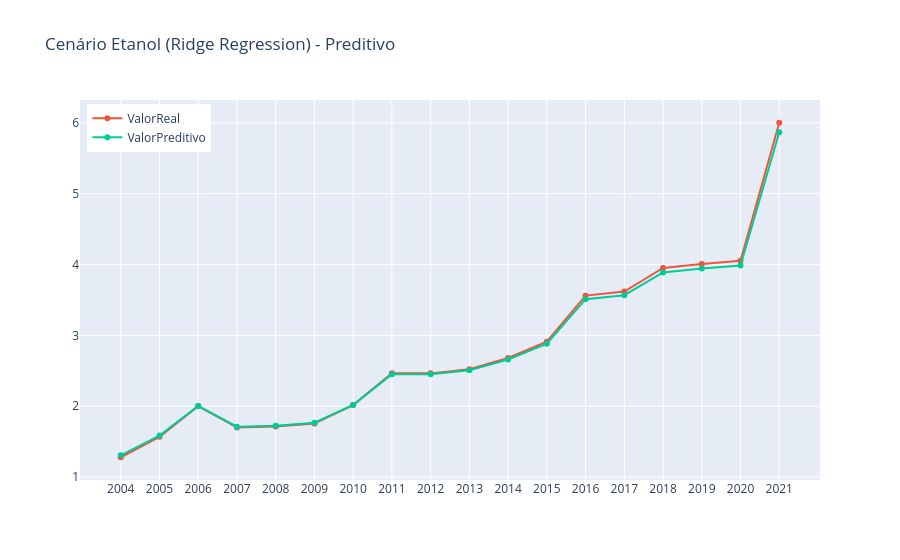

The notebook cell this image was saved under:
### Code cell
interactive_plot(mc_predicao, "Cenário Etanol (Ridge Regression) - Preditivo")

### Figure 1 — Plotly figure (JSON) as saved in the notebook; plotly's stock layout.template omitted (floating-point values rounded to 4 significant figures)
{"data": [{"hovertemplate": "<extra></extra>", "legendgroup": "", "line": {"color": "#636efa", "dash": "solid"}, "marker": {"symbol": "circle"}, "mode": "lines", "name": "", "orientation": "v", "showlegend": false, "type": "scatter", "xaxis": "x", "yaxis": "y"}, {"name": "ValorReal", "type": "scatter", "x": ["2004", "2005", "2006", "2007", "2008", "2009", "2010", "2011", "2012", "2013", "2014", "2015", "2016", "2017", "2018", "2019", "2020", "2021"], "y": [1.28, 1.569, 2.002, 1.699, 1.713, 1.756, 2.016, 2.464, 2.464, 2.521, 2.68, 2.911, 3.561, 3.618, 3.95, 4.008, 4.051, 6]}, {"name": "ValorPreditivo", "type": "scatter", "x": ["2004", "2005", "2006", "2007", "2008", "2009", "2010", "2011", "2012", "2013", "2014", "2015", "2016", "2017", "2018", "2019", "2020", "2021"], "y": [1.308, 1.586, 2.005, 1.712, 1.726, 1.768, 2.019, 2.451, 2.451, 2.507, 2.66, 2.883, 3.51, 3.566, 3.887, 3.943, 3.985, 5.867]}], "layout": {"legend": {"tracegroupgap": 0, "x": 0.01, "xanchor": "left", "y": 0.99, "yanchor": "top"}, "title": {"text": "Cenário Etanol (Ridge Regression) - Preditivo"}, "xaxis": {"anchor": "y", "domain": [0, 1]}, "yaxis": {"anchor": "x", "domain": [0, 1]}}}
